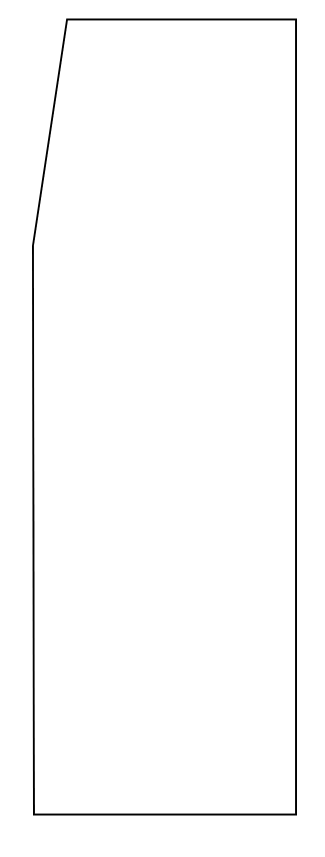
#> input picture floor_plan.png, 650 x 1713 px (shown at 1/2 size)
$ jupyter execute --allow-errors kriging.ipynb
#> lines starting #> are read from the running program, lines starting #| are printed output that depends on the picture
[cell 1]
import numpy as np
import pandas as pd
from pykrige.ok import OrdinaryKriging
from pykrige.kriging_tools import write_asc_grid
import pykrige.kriging_tools as kt
import matplotlib.pyplot as plt
import matplotlib.image as mpimg
from sklearn.model_selection import LeaveOneOut,LeavePOut

#import floor plans
img = mpimg.imread("floor_plan.png")
#> img is the input picture: shape (1713, 650, 4) float32; mean R, G, B, A 0.985, 0.985, 0.985, 0.271
img2 = mpimg.imread("floor_plan2.png")
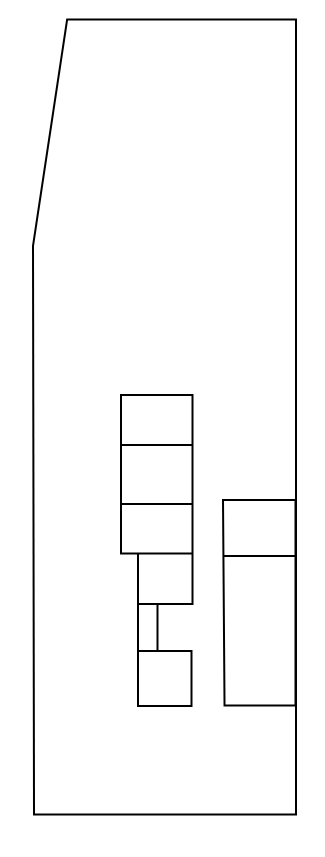
#> input picture floor_plan2.png, 650 x 1713 px (shown at 1/2 size)
#> img2 is the input picture: shape (1713, 650, 4) float32; mean R, G, B, A 0.973, 0.973, 0.973, 0.393
img3 = mpimg.imread("floor_plan3.png")
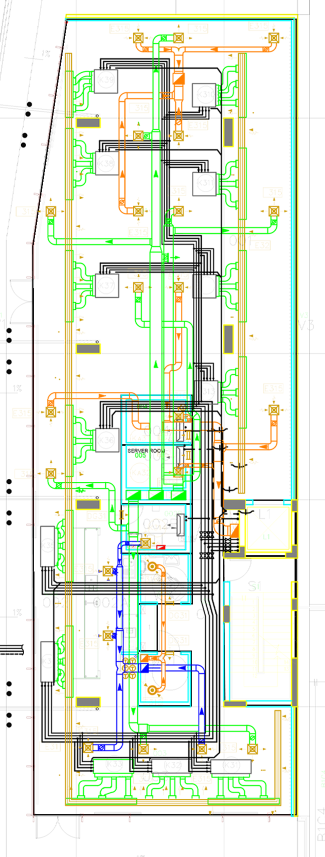
#> input picture floor_plan3.png, 650 x 1713 px (shown at 1/2 size)
#> img3 is the input picture: shape (1713, 650, 4) float32; mean R, G, B, A 0.558, 0.672, 0.419, 0.502

#read coordinates of sensors
#> (the rest of this cell did not finish here and is left out)
